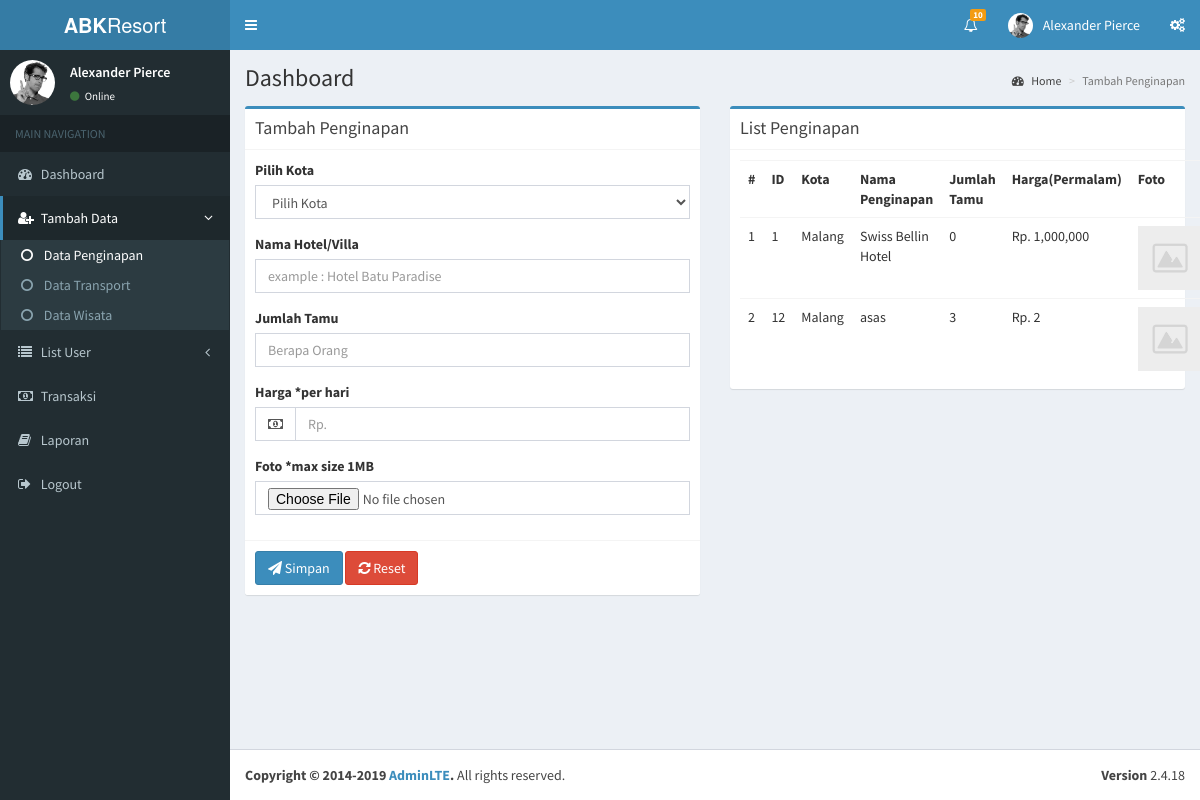
The page /index.php/admin/tambah_penginapan on the database as committed earlier.
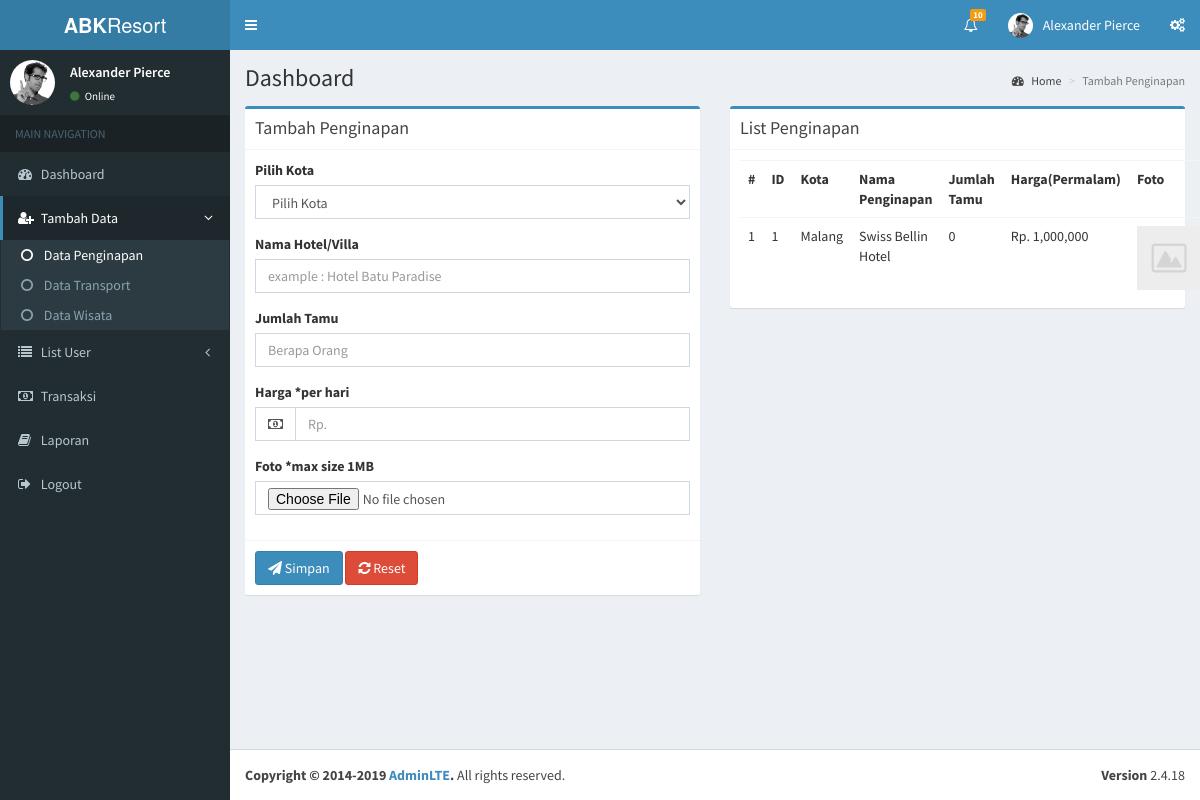
The same page on the database as committed later.
### tables this page shows
CREATE TABLE `penginapan` (
  `id_penginapan` int(11) NOT NULL,
  `id_kota` int(11) NOT NULL,
  `nama_penginapan` varchar(30) NOT NULL,
  `jumlah_tamu` int(11) DEFAULT NULL,
  `harga` int(11) NOT NULL,
  `foto` text NOT NULL
);

CREATE TABLE `kota` (
  `id_kota` int(11) NOT NULL,
  `nama_kota` varchar(50) NOT NULL
);

### application/controllers/Admin.php (called while the page is built, shortened)
<?php
class Admin extends CI_Controller
{
	public function __construct()
	{
		$this->load->helper(array('form', 'url'));
		$this->load->library('form_validation');
		$this->load->model("Model_penginapan");
		$this->load->model("Model_jenisPenginapan");
		$this->load->model("Model_transport");
		$this->load->model("Model_rute");
		$this->load->model("Model_kota");
		$this->load->model("Model_wisata");
		$this->load->model("Model_transaksi");
		$this->load->model("Model_paket");
		$this->load->model("Model_user");
		$this->load->model("Model_admin");
		$this->load->model("Model_super_admin");
	}
	public function tambah_penginapan()
	{
		$data["kota"] = $this->Model_kota->getAll();
		$data["penginapan"] = $this->Model_penginapan->getAll();
		$this->load->view('template_admin/header');
		$this->load->view('template_admin/sidebar');
		$this->load->view('admin/tambahpenginapan', $data);
		$this->load->view('template_admin/footer');
	}
}

### index.php (called while the page is built, shortened)
<?php
require_once BASEPATH.'core/CodeIgniter.php';

### application/views/admin/tambahpenginapan.php (the view, shortened to what the changed rows need)
<section class="content">
    <div class="row">
        <div class="col-md-6">
            <div class="box box-primary">
                <div class="box-body">
                    <table class="table table-hover">
                        <tr>
                            <th style="width: 10px">#</th>
                            <th>ID </th>
                            <th>Kota</th>
                            <th>Nama Penginapan</th>
                            <th>Jumlah Tamu</th>
                            <th>Harga(Permalam)</th>
                            <th>Foto</th>
                        </tr>
						<?php
                        $this->db->select('id_penginapan, nama_kota,nama_penginapan, jumlah_tamu, harga, foto');
                        $query =  $this->db->join('kota', 'kota.id_kota = penginapan.id_kota')->get('penginapan');
                        $nomor = 1;
						foreach ($query->result_array() as $peng) :
							?>
							<tr>
							<td><?php echo $nomor; ?></td>
								<td>
									<p><?= $peng['id_penginapan'] ?></p>
								</td>
								<td>
									<p><?= $peng['nama_kota'] ?></p>
								</td>
								<td>
									<p><?= $peng['nama_penginapan'] ?></p>
								</td>
								<td>
									<p><?= $peng['jumlah_tamu'] ?></p>
								</td>
								<td>
                                <p>Rp. <?= number_format($peng['harga']) ?></p>
								</td>
								<td>
                                <img src="<?php echo base_url('foto/admin/penginapan/'.$peng['foto']) ?>" width="64" />
								</td>
							</tr>
							<?php $nomor++; ?>
						<?php endforeach; ?>
                    </table>
                </div>
            </div>
        </div>
    </div>
</section>
</div>

Rows that differ between the two databases and show on the page:
removed penginapan: id_penginapan "12", id_kota.nama_kota "Malang", nama_penginapan "asas", jumlah_tamu "3", harga "2", foto (placeholder picture)
